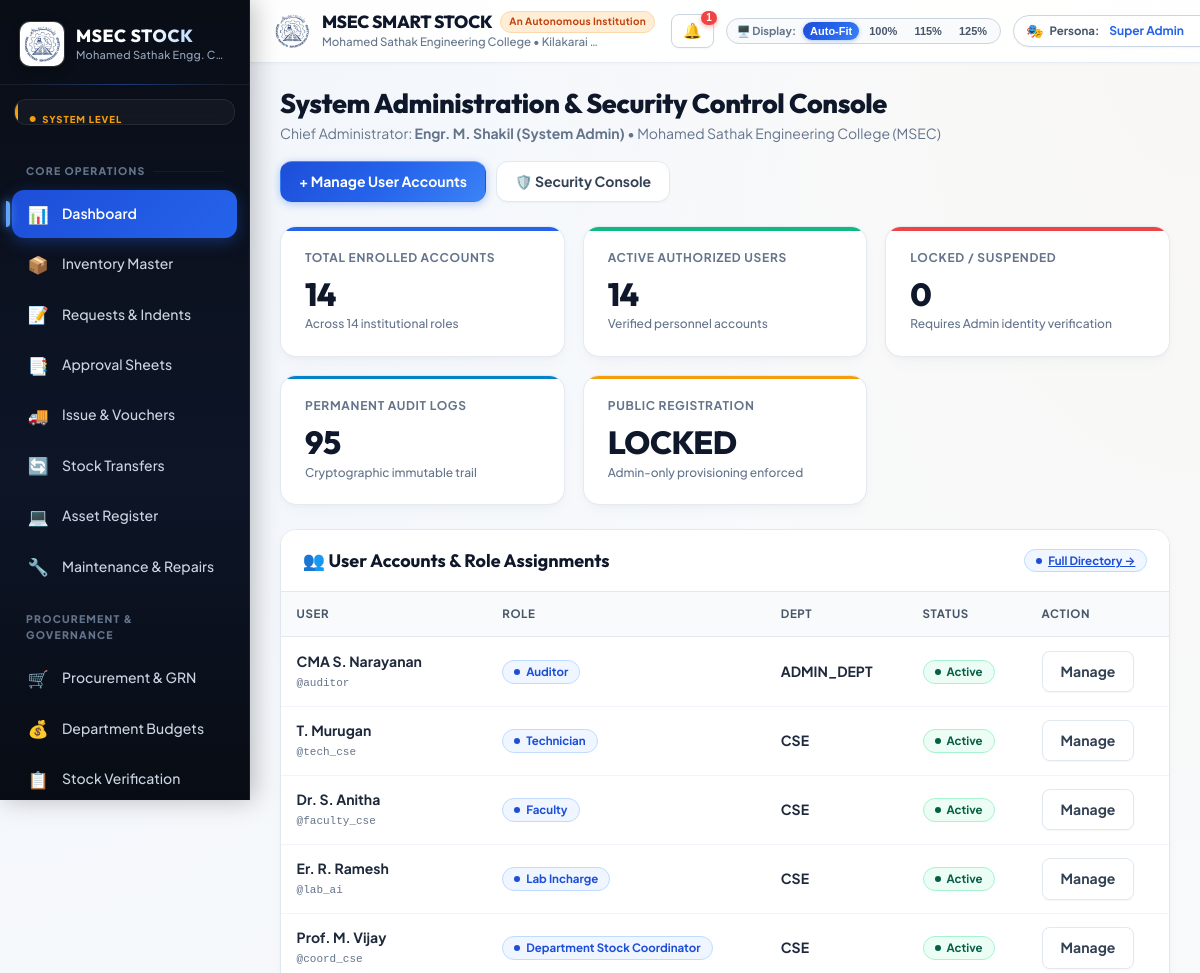
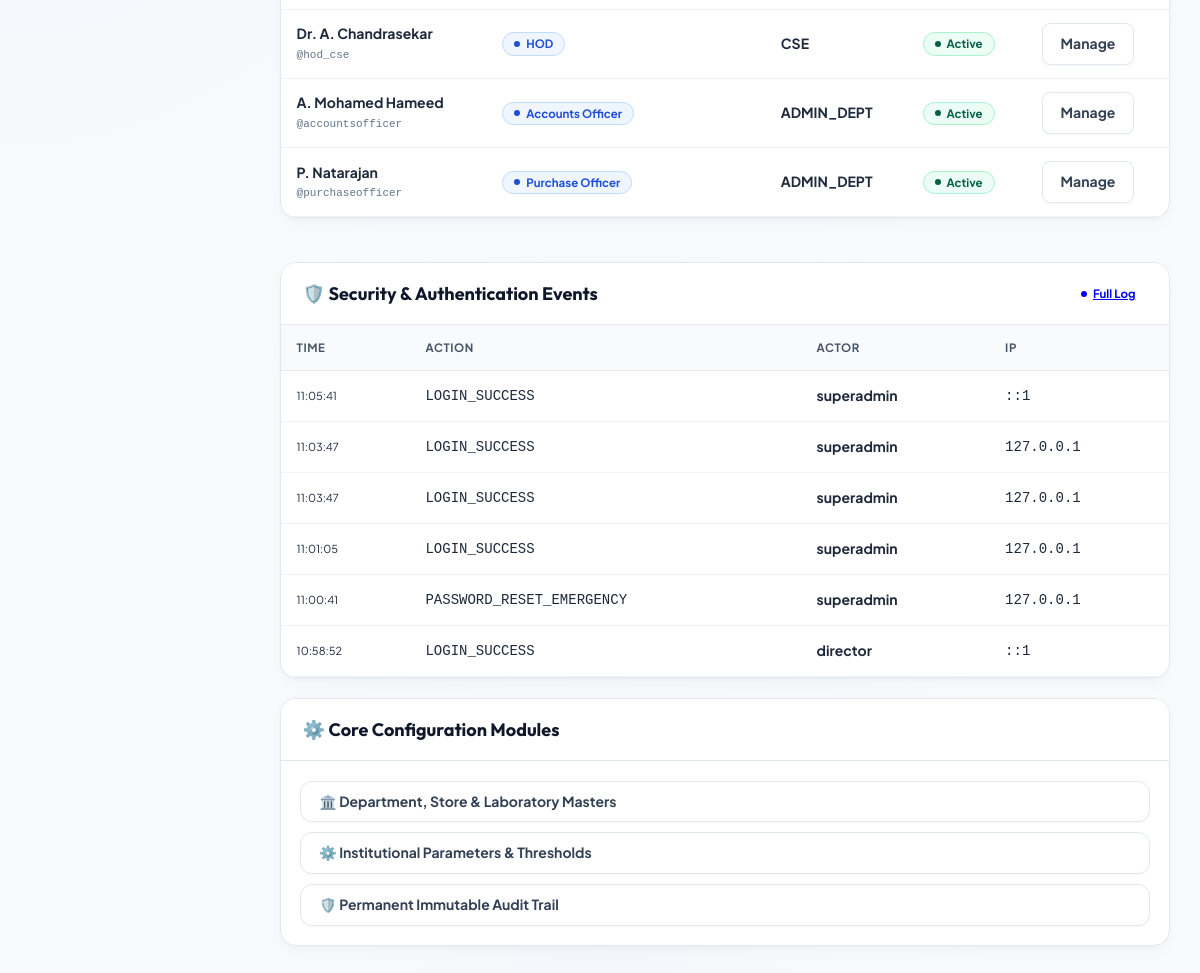
The app's page /index.php?route=dashboard (signed in), older data (2 pictures, top to bottom).
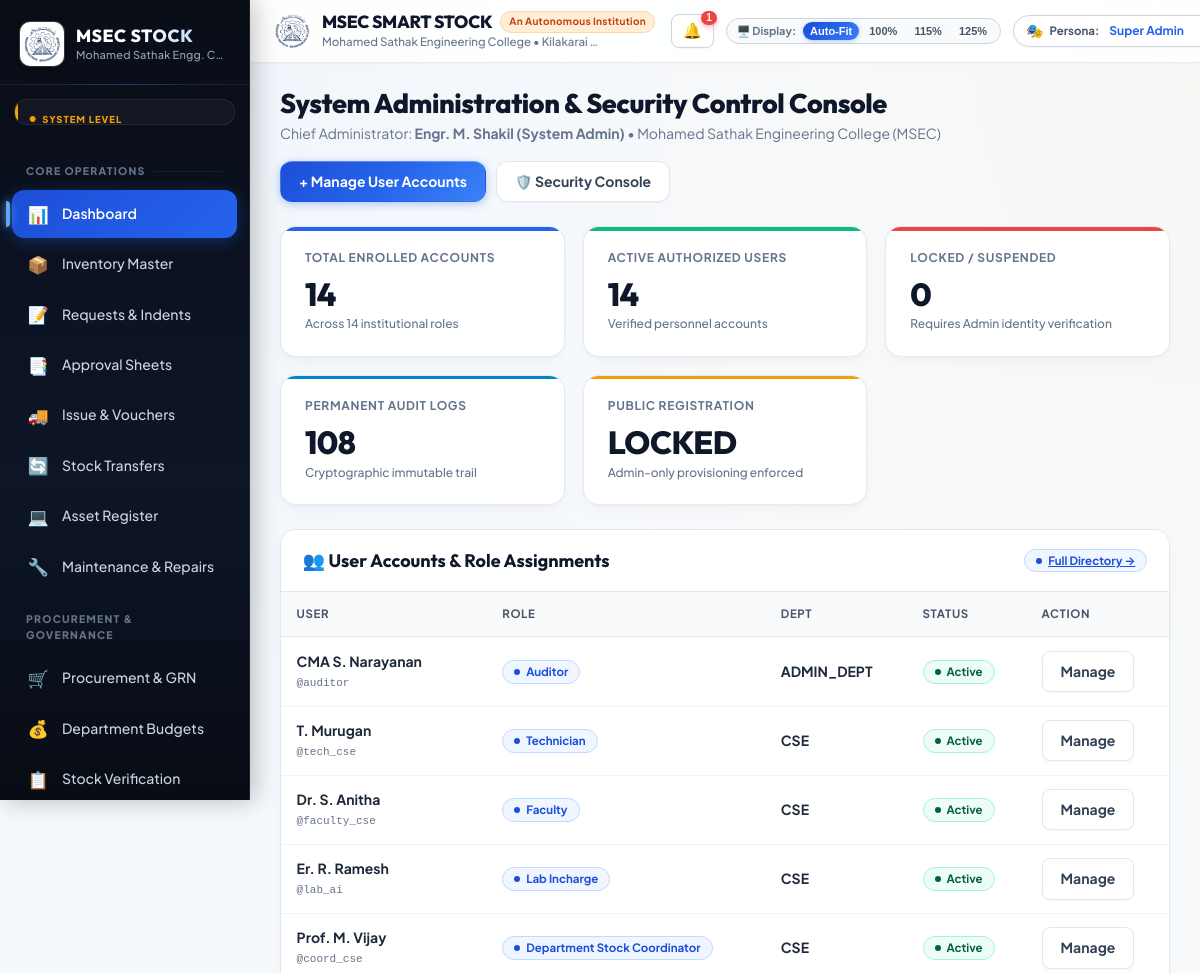
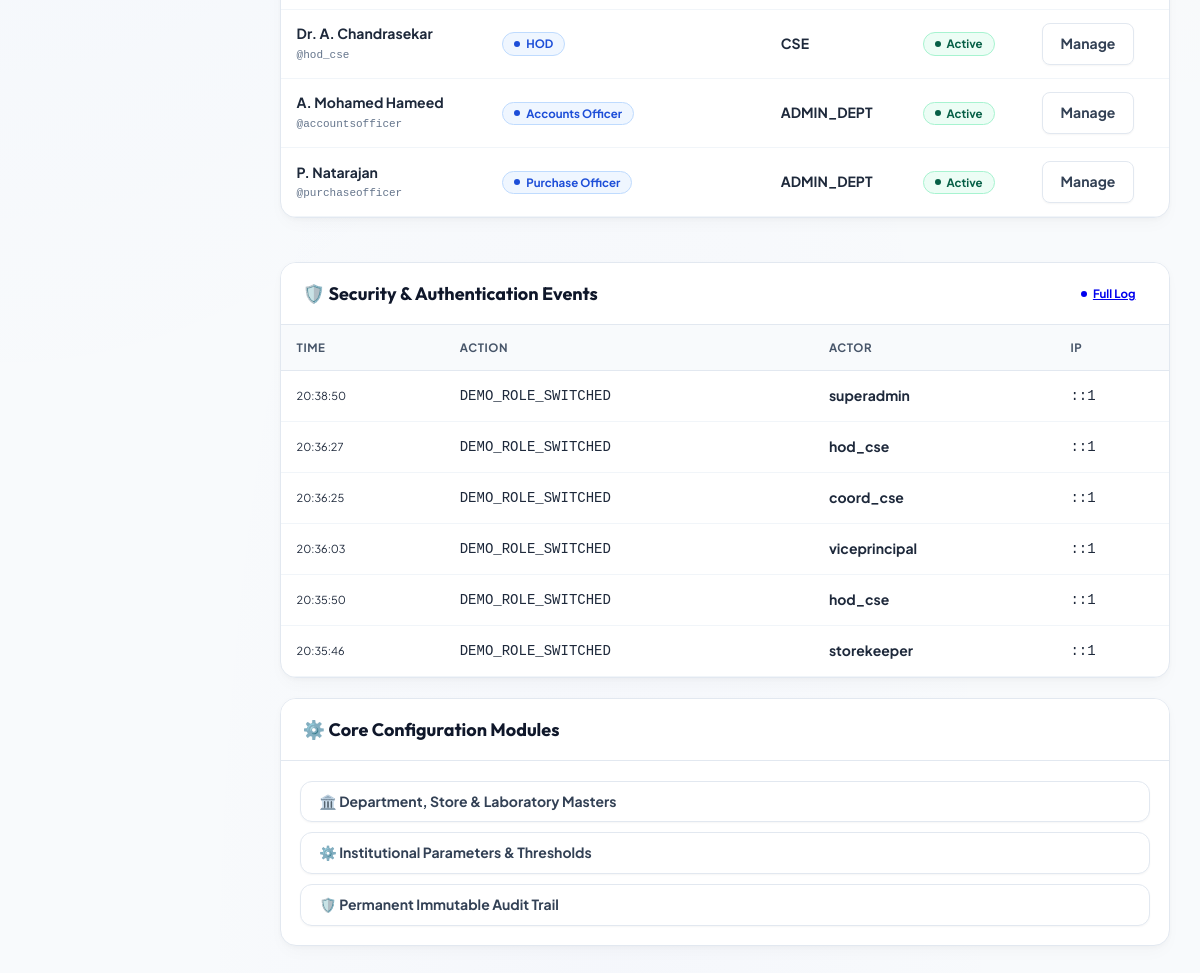
The same page, newer data (2 pictures, top to bottom).
### tables this page shows
CREATE TABLE users (
                id INTEGER PRIMARY KEY AUTOINCREMENT,
                username VARCHAR(100) NOT NULL UNIQUE,
                password_hash VARCHAR(255) NOT NULL,
                full_name VARCHAR(150) NOT NULL,
                email VARCHAR(150) NOT NULL UNIQUE,
                phone VARCHAR(50),
                employee_id VARCHAR(50),
                designation VARCHAR(150),
                role_key VARCHAR(50) NOT NULL,
                dept_id INT NULL,
                lab_id INT NULL,
                status VARCHAR(50) DEFAULT 'Active',
                failed_attempts INT DEFAULT 0,
                locked_until DATETIME NULL,
                last_login_at DATETIME NULL,
                last_login_ip VARCHAR(50) NULL,
                created_at DATETIME DEFAULT (datetime('now', 'localtime'))
            );

CREATE TABLE departments (
                id INTEGER PRIMARY KEY AUTOINCREMENT,
                org_id INT DEFAULT 1,
                code VARCHAR(50) NOT NULL UNIQUE,
                name VARCHAR(255) NOT NULL,
                hod_user_id INT NULL,
                created_at DATETIME DEFAULT (datetime('now', 'localtime'))
            );

CREATE TABLE audit_logs (
                id INTEGER PRIMARY KEY AUTOINCREMENT,
                user_id INT NULL,
                role VARCHAR(50),
                action VARCHAR(100) NOT NULL,
                module VARCHAR(100) NOT NULL,
                entity_type VARCHAR(100) NULL,
                entity_id INT NULL,
                old_values TEXT NULL,
                new_values TEXT NULL,
                remarks TEXT NULL,
                ip_address VARCHAR(50),
                created_at DATETIME DEFAULT (datetime('now', 'localtime'))
            );

### core/Auth.php (called while the page is built, shortened)
<?php
require_once __DIR__ . '/AuditLogger.php';
class Auth {
    public static function user(): ?array {
        return $_SESSION['msec_user'] ?? null;
    }
}

### core/AuditLogger.php (called while the page is built, shortened)
<?php
class AuditLogger {
    public static function getSecurityEvents(int $limit = 50): array {
        try {
            $pdo = Database::getInstance();
            $stmt = $pdo->prepare("
                SELECT a.*, u.full_name, u.username
                FROM audit_logs a
                LEFT JOIN users u ON a.user_id = u.id
                WHERE a.module IN ('Security', 'Authentication', 'User Management')
                ORDER BY a.id DESC LIMIT ?
            ");
            $stmt->execute([$limit]);
            return $stmt->fetchAll(PDO::FETCH_ASSOC);
        } catch (Exception $e) {
            return [];
        }
    }
}

### views/dashboards/admin.php (the view)
<?php
$pdo = Database::getInstance();
$user = Auth::user();
$totalUsers = (int)$pdo->query("SELECT COUNT(*) FROM users")->fetchColumn();
$activeUsers = (int)$pdo->query("SELECT COUNT(*) FROM users WHERE status = 'Active'")->fetchColumn();
$lockedUsers = (int)$pdo->query("SELECT COUNT(*) FROM users WHERE status = 'Locked'")->fetchColumn();
$totalAuditLogs = (int)$pdo->query("SELECT COUNT(*) FROM audit_logs")->fetchColumn();
$recentSecurityLogs = AuditLogger::getSecurityEvents(6);
$usersList = $pdo->query("
    SELECT u.*, d.code as dept_code
    FROM users u
    LEFT JOIN departments d ON u.dept_id = d.id
    ORDER BY u.id DESC LIMIT 8
")->fetchAll(PDO::FETCH_ASSOC);
?>
<div class="page-header">
    <div>
        <h2 class="page-title">System Administration & Security Control Console</h2>
        <div class="page-desc">Chief Administrator: <strong><?= htmlspecialchars($user['full_name']) ?></strong> &bull; <?= APP_INSTITUTION ?></div>
    </div>
    <div style="display: flex; gap: 10px;">
        <a href="index.php?route=admin_users" class="btn btn-primary">+ Manage User Accounts</a>
        <a href="index.php?route=admin_security" class="btn btn-secondary">🛡️ Security Console</a>
    </div>
</div>
<div class="stats-grid">
    <div class="stat-card primary">
        <div class="stat-title">Total Enrolled Accounts</div>
        <div class="stat-value"><?= number_format($totalUsers) ?></div>
        <div class="stat-subtext">Across 14 institutional roles</div>
    </div>
    <div class="stat-card success">
        <div class="stat-title">Active Authorized Users</div>
        <div class="stat-value"><?= number_format($activeUsers) ?></div>
        <div class="stat-subtext">Verified personnel accounts</div>
    </div>
    <div class="stat-card danger">
        <div class="stat-title">Locked / Suspended</div>
        <div class="stat-value"><?= number_format($lockedUsers) ?></div>
        <div class="stat-subtext">Requires Admin identity verification</div>
    </div>
    <div class="stat-card info">
        <div class="stat-title">Permanent Audit Logs</div>
        <div class="stat-value"><?= number_format($totalAuditLogs) ?></div>
        <div class="stat-subtext">Cryptographic immutable trail</div>
    </div>
    <div class="stat-card warning">
        <div class="stat-title">Public Registration</div>
        <div class="stat-value">LOCKED</div>
        <div class="stat-subtext">Admin-only provisioning enforced</div>
    </div>
</div>
<div class="responsive-split-grid">
    <div class="card">
        <div class="card-header">
            <div class="card-title">👥 User Accounts & Role Assignments</div>
            <a href="index.php?route=admin_users" class="badge badge-primary">Full Directory &rarr;</a>
        </div>
        <div class="card-body" style="padding: 0;">
            <div class="data-table-container">
                <table class="data-table">
                    <thead>
                        <tr>
                            <th>User</th>
                            <th>Role</th>
                            <th>Dept</th>
                            <th>Status</th>
                            <th>Action</th>
                        </tr>
                    </thead>
                    <tbody>
                        <?php foreach ($usersList as $u): ?>
                            <tr>
                                <td>
                                    <strong><?= htmlspecialchars($u['full_name']) ?></strong>
                                    <div style="font-size: 11px; color: #64748b;"><code>@<?= htmlspecialchars($u['username']) ?></code></div>
                                </td>
                                <td><span class="badge badge-primary"><?= htmlspecialchars(ROLES[$u['role_key']]['name'] ?? $u['role_key']) ?></span></td>
                                <td><strong><?= htmlspecialchars($u['dept_code'] ?? 'Central') ?></strong></td>
                                <td>
                                    <?php if ($u['status'] === 'Locked'): ?>
                                        <span class="badge badge-danger">Locked</span>
                                    <?php elseif ($u['status'] === 'Active'): ?>
                                        <span class="badge badge-success">Active</span>
                                    <?php else: ?>
                                        <span class="badge badge-neutral">Inactive</span>
                                    <?php endif; ?>
                                </td>
                                <td>
                                    <a href="index.php?route=admin_users" class="btn btn-secondary btn-sm">Manage</a>
                                </td>
                            </tr>
                        <?php endforeach; ?>
                    </tbody>
                </table>
            </div>
        </div>
    </div>
    <div>
        <div class="card" style="margin-bottom: 20px;">
            <div class="card-header">
                <div class="card-title">🛡️ Security & Authentication Events</div>
                <a href="index.php?route=admin_audit" class="badge badge-secondary">Full Log</a>
            </div>
            <div class="card-body" style="padding: 0;">
                <div class="data-table-container">
                    <table class="data-table">
                        <thead>
                            <tr>
                                <th>Time</th>
                                <th>Action</th>
                                <th>Actor</th>
                                <th>IP</th>
                            </tr>
                        </thead>
                        <tbody>
                            <?php foreach ($recentSecurityLogs as $sl): ?>
                                <tr>
                                    <td style="font-size: 11px;"><?= date('H:i:s', strtotime($sl['created_at'])) ?></td>
                                    <td><code><?= htmlspecialchars($sl['action']) ?></code></td>
                                    <td><strong><?= htmlspecialchars($sl['username'] ?? 'System') ?></strong></td>
                                    <td><code><?= htmlspecialchars($sl['ip_address'] ?? '127.0.0.1') ?></code></td>
                                </tr>
                            <?php endforeach; ?>
                        </tbody>
                    </table>
                </div>
            </div>
        </div>
        <div class="card">
            <div class="card-header">
                <div class="card-title">⚙️ Core Configuration Modules</div>
            </div>
            <div class="card-body" style="display: flex; flex-direction: column; gap: 10px;">
                <a href="index.php?route=admin_masters" class="btn btn-secondary" style="justify-content: flex-start;">
                    🏛️ Department, Store & Laboratory Masters
                </a>
                <a href="index.php?route=admin_settings" class="btn btn-secondary" style="justify-content: flex-start;">
                    ⚙️ Institutional Parameters & Thresholds
                </a>
                <a href="index.php?route=admin_audit" class="btn btn-secondary" style="justify-content: flex-start;">
                    🛡️ Permanent Immutable Audit Trail
                </a>
            </div>
        </div>
    </div>
</div>

Row changes from the older to the newer data that the page shows:
no longer on this page (row unchanged): audit_logs: created_at "11:05:41", action "LOGIN_SUCCESS", user.username "superadmin", ip_address "::1"
no longer on this page (row unchanged): audit_logs: created_at "11:03:47", action "LOGIN_SUCCESS", user.username "superadmin", ip_address "127.0.0.1"
no longer on this page (row unchanged): audit_logs: created_at "11:03:47", action "LOGIN_SUCCESS", user.username "superadmin", ip_address "127.0.0.1"
no longer on this page (row unchanged): audit_logs: created_at "11:01:05", action "LOGIN_SUCCESS", user.username "superadmin", ip_address "127.0.0.1"
no longer on this page (row unchanged): audit_logs: created_at "11:00:41", action "PASSWORD_RESET_EMERGENCY", user.username "superadmin", ip_address "127.0.0.1"
no longer on this page (row unchanged): audit_logs: created_at "10:58:52", action "LOGIN_SUCCESS", user.username "director", ip_address "::1"
added audit_logs: created_at "20:38:50", action "DEMO_ROLE_SWITCHED", user.username "superadmin", ip_address "::1"
added audit_logs: created_at "20:36:27", action "DEMO_ROLE_SWITCHED", user.username "hod_cse", ip_address "::1"
added audit_logs: created_at "20:36:25", action "DEMO_ROLE_SWITCHED", user.username "coord_cse", ip_address "::1"
added audit_logs: created_at "20:36:03", action "DEMO_ROLE_SWITCHED", user.username "viceprincipal", ip_address "::1"
added audit_logs: created_at "20:35:50", action "DEMO_ROLE_SWITCHED", user.username "hod_cse", ip_address "::1"
added audit_logs: created_at "20:35:46", action "DEMO_ROLE_SWITCHED", user.username "storekeeper", ip_address "::1"
Text that changed along with them:
$totalAuditLogs: "95" → "108"
